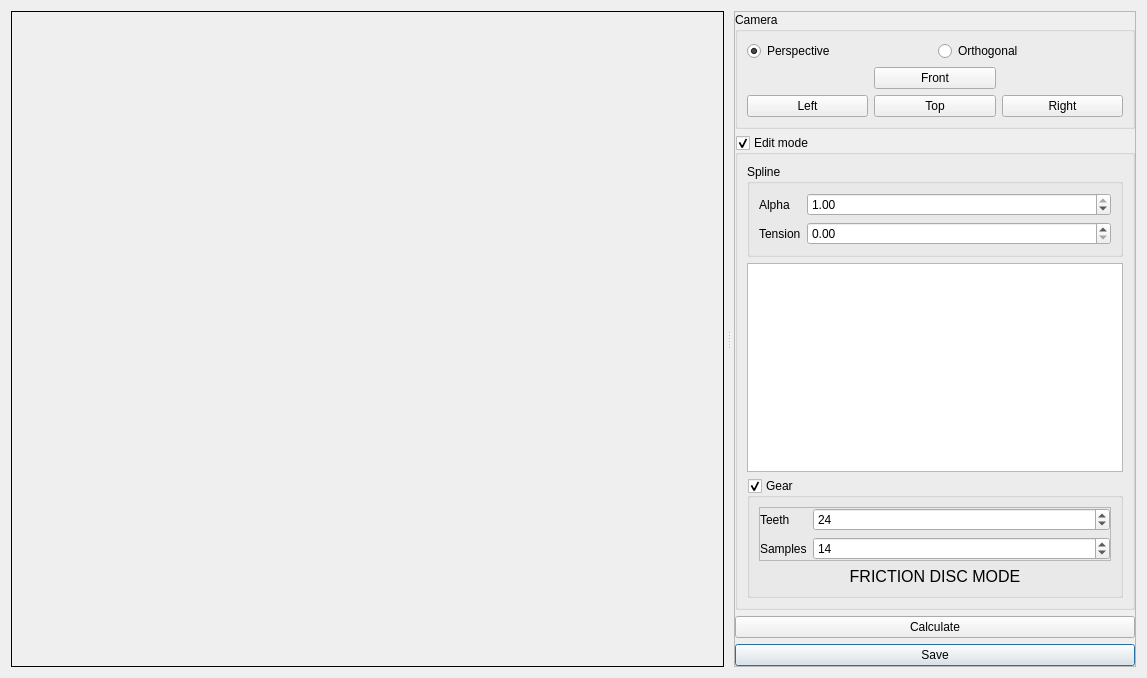
<?xml version="1.0" encoding="UTF-8"?>
<ui version="4.0">
 <class>Dialog</class>
 <widget class="QDialog" name="Dialog">
  <property name="geometry">
   <rect>
    <x>0</x>
    <y>0</y>
    <width>1147</width>
    <height>678</height>
   </rect>
  </property>
  <property name="windowTitle">
   <string>Gearszki</string>
  </property>
  <layout class="QVBoxLayout" name="verticalLayout_6">
   <item>
    <widget class="QSplitter" name="splitter">
     <property name="styleSheet">
      <string notr="true"/>
     </property>
     <property name="orientation">
      <enum>Qt::Horizontal</enum>
     </property>
     <property name="handleWidth">
      <number>10</number>
     </property>
     <widget class="cGLWidget" name="mGLWidget" native="true">
      <property name="sizePolicy">
       <sizepolicy hsizetype="Expanding" vsizetype="Expanding">
        <horstretch>0</horstretch>
        <verstretch>0</verstretch>
       </sizepolicy>
      </property>
      <property name="minimumSize">
       <size>
        <width>500</width>
        <height>500</height>
       </size>
      </property>
      <property name="focusPolicy">
       <enum>Qt::StrongFocus</enum>
      </property>
      <property name="styleSheet">
       <string notr="true">border: 1px solid black</string>
      </property>
     </widget>
     <widget class="QFrame" name="frame">
      <property name="frameShape">
       <enum>QFrame::StyledPanel</enum>
      </property>
      <property name="frameShadow">
       <enum>QFrame::Raised</enum>
      </property>
      <layout class="QVBoxLayout" name="verticalLayout_5">
       <property name="leftMargin">
        <number>0</number>
       </property>
       <property name="topMargin">
        <number>0</number>
       </property>
       <property name="rightMargin">
        <number>0</number>
       </property>
       <property name="bottomMargin">
        <number>0</number>
       </property>
       <item>
        <widget class="QGroupBox" name="groupBox_3">
         <property name="title">
          <string>Camera</string>
         </property>
         <layout class="QVBoxLayout" name="verticalLayout_3">
          <item>
           <layout class="QHBoxLayout" name="horizontalLayout">
            <item>
             <widget class="QRadioButton" name="mPerspectiveRadioButton">
              <property name="text">
               <string>Perspective</string>
              </property>
              <property name="checked">
               <bool>true</bool>
              </property>
             </widget>
            </item>
            <item>
             <widget class="QRadioButton" name="mOrthogonalRadioButton">
              <property name="text">
               <string>Orthogonal</string>
              </property>
             </widget>
            </item>
           </layout>
          </item>
          <item>
           <layout class="QGridLayout" name="gridLayout">
            <item row="0" column="1">
             <widget class="QPushButton" name="mFrontButton">
              <property name="focusPolicy">
               <enum>Qt::NoFocus</enum>
              </property>
              <property name="text">
               <string>Front</string>
              </property>
             </widget>
            </item>
            <item row="1" column="0">
             <widget class="QPushButton" name="mLeftButton">
              <property name="focusPolicy">
               <enum>Qt::NoFocus</enum>
              </property>
              <property name="text">
               <string>Left</string>
              </property>
             </widget>
            </item>
            <item row="1" column="1">
             <widget class="QPushButton" name="mTopButton">
              <property name="focusPolicy">
               <enum>Qt::NoFocus</enum>
              </property>
              <property name="text">
               <string>Top</string>
              </property>
             </widget>
            </item>
            <item row="1" column="2">
             <widget class="QPushButton" name="mRightButton">
              <property name="focusPolicy">
               <enum>Qt::NoFocus</enum>
              </property>
              <property name="text">
               <string>Right</string>
              </property>
             </widget>
            </item>
           </layout>
          </item>
         </layout>
        </widget>
       </item>
       <item>
        <widget class="QGroupBox" name="mEditModeGroupBox">
         <property name="title">
          <string>Edit mode</string>
         </property>
         <property name="checkable">
          <bool>true</bool>
         </property>
         <layout class="QVBoxLayout" name="verticalLayout">
          <item>
           <widget class="QGroupBox" name="groupBox">
            <property name="title">
             <string>Spline</string>
            </property>
            <layout class="QVBoxLayout" name="verticalLayout_4">
             <item>
              <layout class="QFormLayout" name="formLayout">
               <item row="0" column="0">
                <widget class="QLabel" name="label">
                 <property name="text">
                  <string>Alpha</string>
                 </property>
                </widget>
               </item>
               <item row="0" column="1">
                <widget class="QDoubleSpinBox" name="mAlpha">
                 <property name="maximum">
                  <double>1.000000000000000</double>
                 </property>
                 <property name="singleStep">
                  <double>0.100000000000000</double>
                 </property>
                 <property name="value">
                  <double>1.000000000000000</double>
                 </property>
                </widget>
               </item>
               <item row="1" column="0">
                <widget class="QLabel" name="label_2">
                 <property name="text">
                  <string>Tension</string>
                 </property>
                </widget>
               </item>
               <item row="1" column="1">
                <widget class="QDoubleSpinBox" name="mTension">
                 <property name="maximum">
                  <double>1.000000000000000</double>
                 </property>
                 <property name="singleStep">
                  <double>0.050000000000000</double>
                 </property>
                </widget>
               </item>
              </layout>
             </item>
            </layout>
           </widget>
          </item>
          <item>
           <widget class="QTableView" name="mTableView"/>
          </item>
          <item>
           <widget class="QGroupBox" name="mGearGroupBox">
            <property name="title">
             <string>Gear</string>
            </property>
            <property name="checkable">
             <bool>true</bool>
            </property>
            <layout class="QVBoxLayout" name="verticalLayout_2">
             <item>
              <widget class="QFrame" name="mGearParamsFrame">
               <property name="frameShape">
                <enum>QFrame::StyledPanel</enum>
               </property>
               <property name="frameShadow">
                <enum>QFrame::Raised</enum>
               </property>
               <layout class="QFormLayout" name="formLayout_2">
                <property name="leftMargin">
                 <number>0</number>
                </property>
                <property name="topMargin">
                 <number>0</number>
                </property>
                <property name="rightMargin">
                 <number>0</number>
                </property>
                <property name="bottomMargin">
                 <number>0</number>
                </property>
                <item row="0" column="0">
                 <widget class="QLabel" name="label_4">
                  <property name="text">
                   <string>Teeth</string>
                  </property>
                 </widget>
                </item>
                <item row="0" column="1">
                 <widget class="QSpinBox" name="mTeeth">
                  <property name="minimum">
                   <number>10</number>
                  </property>
                  <property name="maximum">
                   <number>128</number>
                  </property>
                  <property name="value">
                   <number>24</number>
                  </property>
                 </widget>
                </item>
                <item row="1" column="0">
                 <widget class="QLabel" name="label_3">
                  <property name="text">
                   <string>Samples</string>
                  </property>
                 </widget>
                </item>
                <item row="1" column="1">
                 <widget class="QSpinBox" name="mSamples">
                  <property name="minimum">
                   <number>3</number>
                  </property>
                  <property name="maximum">
                   <number>30</number>
                  </property>
                  <property name="value">
                   <number>14</number>
                  </property>
                 </widget>
                </item>
               </layout>
              </widget>
             </item>
             <item>
              <widget class="QLabel" name="mFrictionDiscLabel">
               <property name="font">
                <font>
                 <pointsize>12</pointsize>
                </font>
               </property>
               <property name="text">
                <string>FRICTION DISC MODE</string>
               </property>
               <property name="alignment">
                <set>Qt::AlignCenter</set>
               </property>
              </widget>
             </item>
            </layout>
           </widget>
          </item>
         </layout>
        </widget>
       </item>
       <item>
        <widget class="QPushButton" name="mCalculateButton">
         <property name="focusPolicy">
          <enum>Qt::NoFocus</enum>
         </property>
         <property name="text">
          <string>Calculate</string>
         </property>
        </widget>
       </item>
       <item>
        <widget class="QPushButton" name="mSaveButton">
         <property name="text">
          <string>Save</string>
         </property>
        </widget>
       </item>
      </layout>
     </widget>
    </widget>
   </item>
  </layout>
 </widget>
 <customwidgets>
  <customwidget>
   <class>cGLWidget</class>
   <extends>QWidget</extends>
   <header>cglwidget.h</header>
   <container>1</container>
  </customwidget>
 </customwidgets>
 <resources/>
 <connections/>
</ui>
